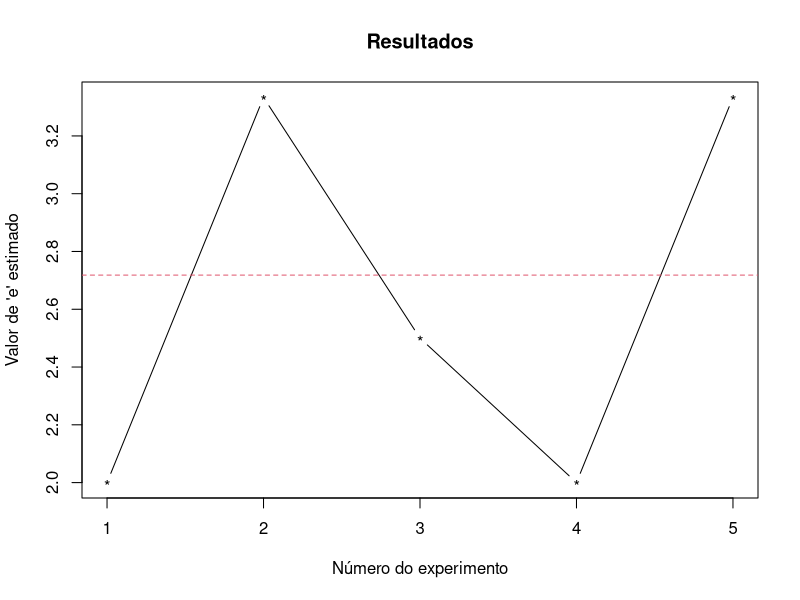
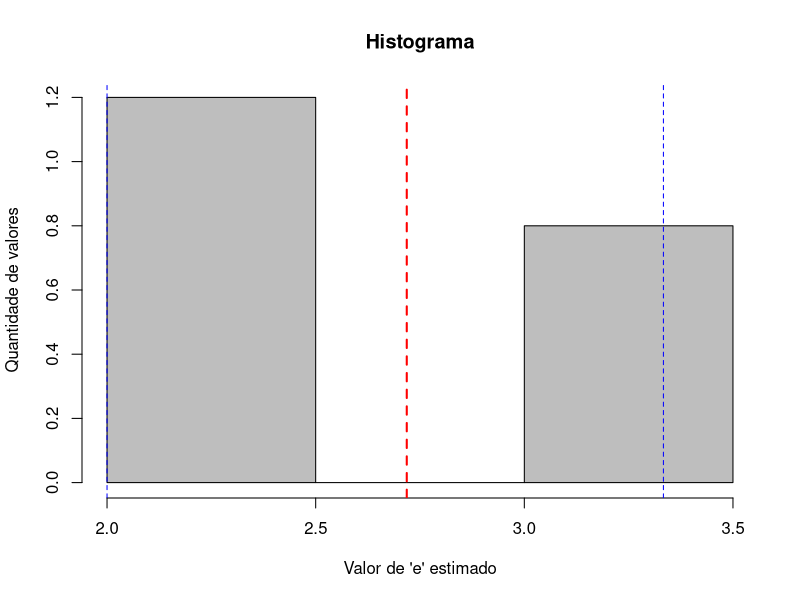
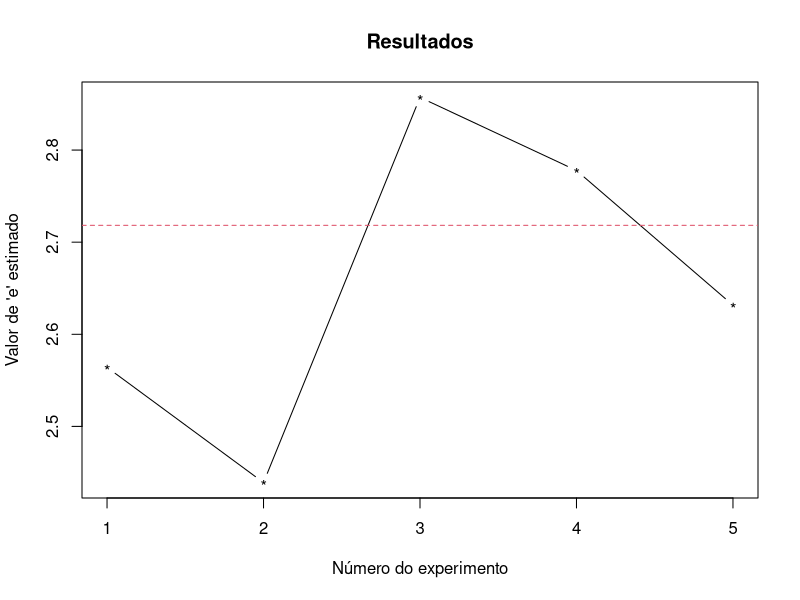
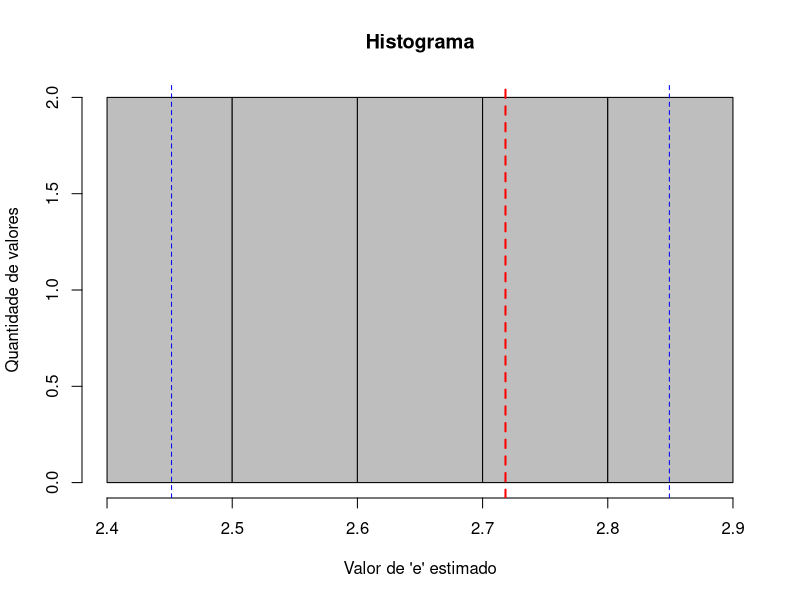
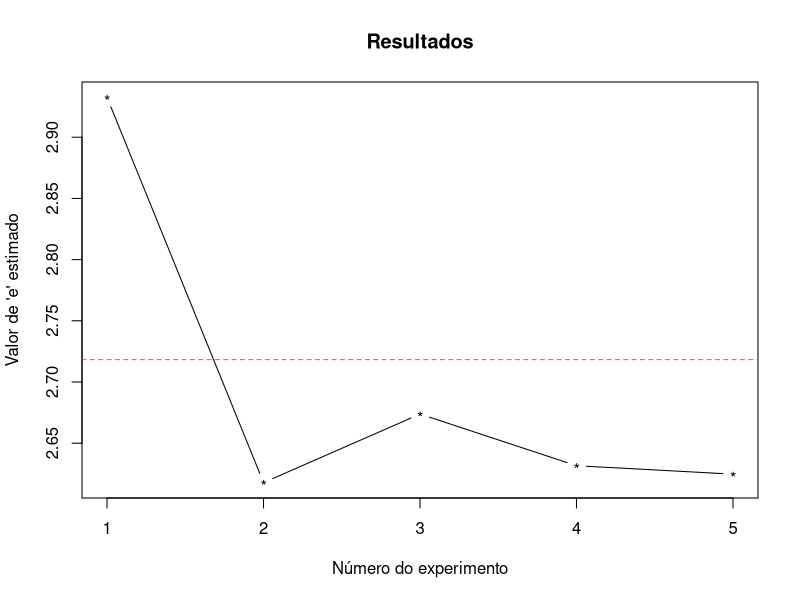
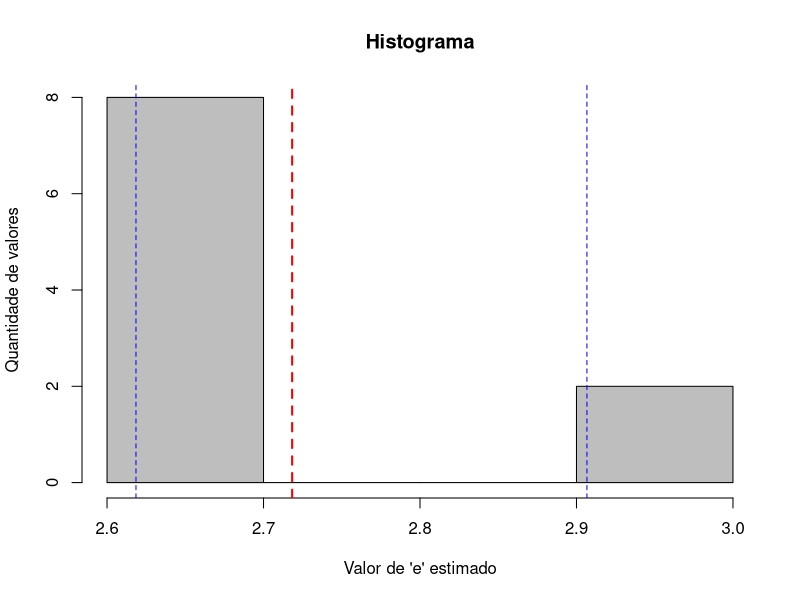
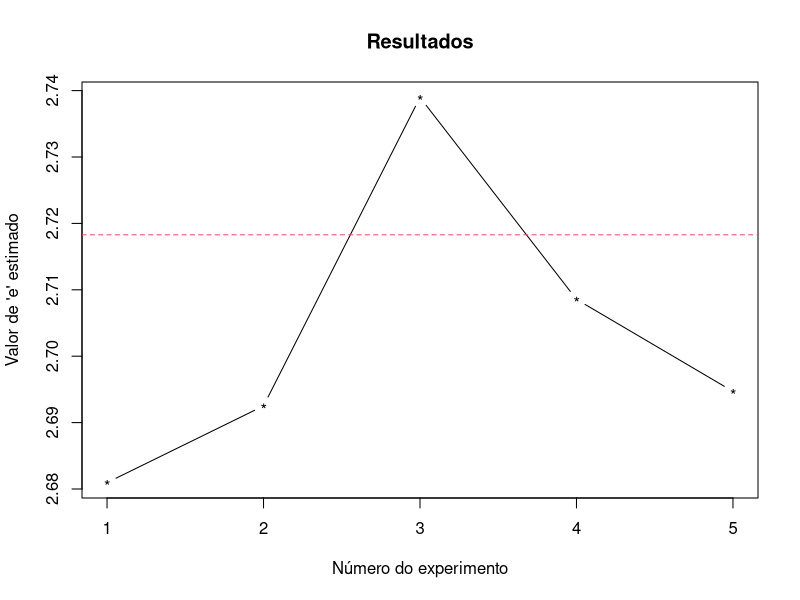
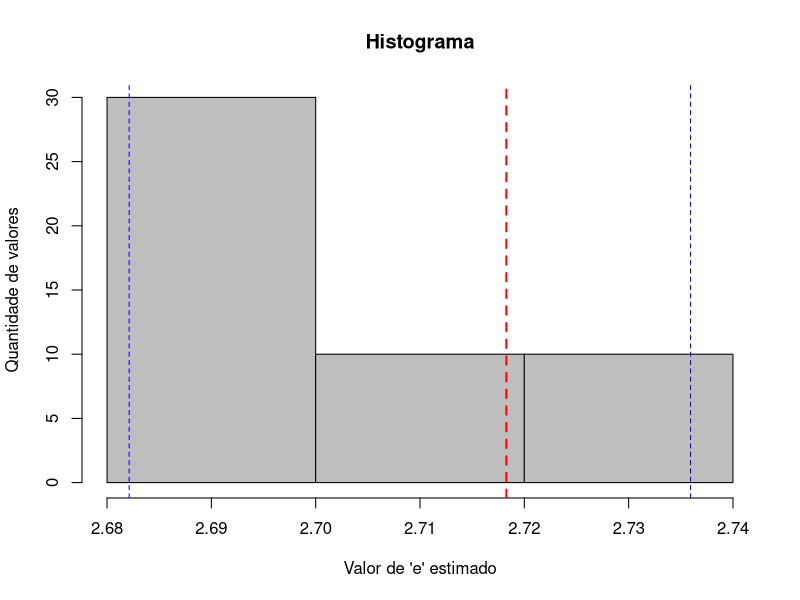

The R source for these figures, in order:
## ---- chunk 1
knitr::opts_chunk$set(eval = TRUE, echo = TRUE)
## ---- chunk 2

rm(list=ls())

n <- 1000

## ---- chunk 3

darts <- runif(n, min=0, max=1)

## ---- chunk 4

hits <- numeric(n)

## ---- chunk 5

for (i in 1:n) 
{
  intervalo = as.integer(darts[i]*n)
  hits[intervalo+1] = hits[intervalo+1] +1
}

## ---- chunk 6

z <- 0

for (hit in hits) 
{
  if(hit == 0){
    z <- z +1
  }
}

## ---- chunk 7

e <- n/z

## ---- chunk 8

rm(list=ls())

n <- c(10, 100, 1000, 10000)

nrep <- c(5, 50, 500, 5000)



for(k in nrep){
  for(m in n){
    
    results <- numeric(k)
    
    for(rep in 1:k){
      
      darts <- runif(m, min=0, max=1)
      
      hits <- numeric(m)
      
      intervalo = as.integer(darts*m)
      
      hits[intervalo] = hits[intervalo] +1
      
      z <- 0
      
      for (p in 1:m) 
      {
        if(hits[p] == 0){
          z <- z +1
        }
      }
      
      results[rep] = m/z
    }
    plot(
     results, 
     type="b", 
     pch = "*",
     xlab="Número do experimento", 
     ylab="Valor de 'e' estimado",
     main = "Resultados"
    )
    abline(h = exp(1), col=2 , lty="dashed") # adiciona linha vermelha
  
    hist(
         results,
         xlab="Valor de 'e' estimado", 
         ylab="Quantidade de valores",
         freq = FALSE, 
         col = "gray", 
         main = "Histograma")
    abline(v = exp(1), col = "red", lty = "dashed", lwd = 2) # adiciona linha vermelha
    # com valor real de 'e'
    
    abline(v = c(quantile(results, probs=c(0.025, 0.975))), 
           col = "blue", lty = "dashed") # 95% das estimativas de 'e' encontram-se entre os valores representados pelas linhas azuis
  }
}

